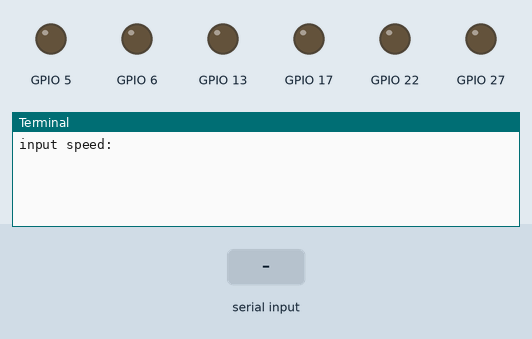
Recording of a program running on a simulated Raspberry Pi (BCM pin numbers). Parts: output pins drawn as LEDs (lit = HIGH), the last lines printed to the terminal. Inputs (shaded band) come from the test bench.

Above: at 1.2 s.
1.3 s: "0" typed at the terminal, then Enter
At 2.3 s:
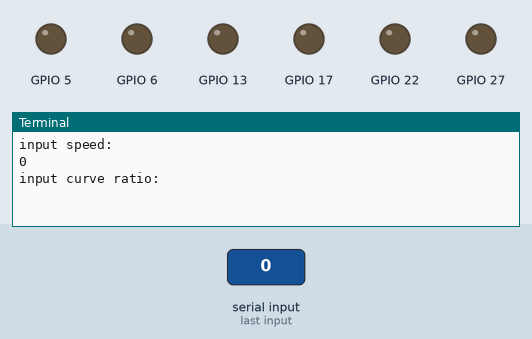
2.8 s: "5" typed at the terminal, then Enter
At 3.4 s:
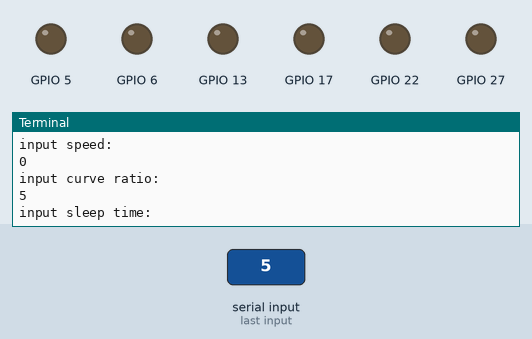
4.3 s: "1" typed at the terminal, then Enter
At 5.1 s:
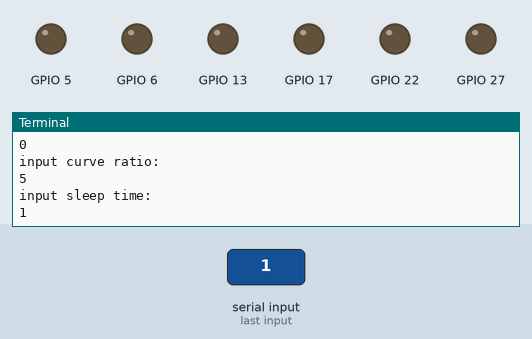

The program:

Motor.py
```python
import RPi.GPIO as GPIO
import threading
from time import sleep


class Motor(threading.Thread):
    # 모터 채널
    MotorA = 0
    MotorB = 1

    def __init__(self, client):
        super().__init__()
        self.client = client
        self.pinList = None
        self.motorA = None
        self.motorB = None

    def setup(self, ENA=13, IN1=6, IN2=5, ENB=17, IN3=22, IN4=27):
        # 모터 핀 OUTPUT 설정
        self.pinList = [ENA, IN1, IN2, ENB, IN3, IN4]
        for pin in self.pinList:
            GPIO.setup(pin, GPIO.OUT)

        # 모터 제어 파라미터 저장, 100kHz로 PWM 동작
        self.motorA = [GPIO.PWM(self.pinList[0], 100), self.pinList[1], self.pinList[2]]
        self.motorB = [GPIO.PWM(self.pinList[3], 100), self.pinList[4], self.pinList[5]]
        # PWM 멈춤
        self.motorA[0].start(0)
        self.motorB[0].start(0)

    # 모터 종료
    def cleanup(self):
        for pin in self.pinList:
            GPIO.cleanup(pin)

    # 모터 제어 함수
    def setMotor(self, motorNum, speed):
        # 설정할 모터 가져오기
        if motorNum:  # motorB
            motor = self.motorB
        else:  # motorA
            motor = self.motorA

        # 입력값 제한
        if speed > 100:
            speed = 100
        elif speed < -100:
            speed = -100

        # 모터 속도 제어 PWM
        motor[0].ChangeDutyCycle(abs(speed))

        # 모터 회전 방향 제어
        if speed == 0:  # 정지
            GPIO.output(motor[1], GPIO.LOW)
            GPIO.output(motor[2], GPIO.LOW)

        elif speed > 0:  # 전진
            GPIO.output(motor[1], GPIO.HIGH)
            GPIO.output(motor[2], GPIO.LOW)

        else:  # 후진
            GPIO.output(motor[1], GPIO.LOW)
            GPIO.output(motor[2], GPIO.HIGH)

    # 정지
    def stop(self):
        self.setMotor(Motor.MotorA, 0)
        self.setMotor(Motor.MotorB, 0)

    # 이동
    def move(self, speed, leftRatio=1.0, rightRatio=1.0):
        # 입력값 제한
        if abs(speed) < 0.01:
            self.stop()
        else:
            if not leftRatio:
                leftRatio = 1.0
            elif leftRatio > 1:
                leftRatio = 1.0
            elif leftRatio < -1:
                leftRatio = -1.0
            if not rightRatio:
                rightRatio = 1.0
            elif rightRatio > 1:
                rightRatio = 1.0
            elif rightRatio < -1:
                rightRatio = -1.0

            self.setMotor(Motor.MotorA, int(speed * leftRatio))
            self.setMotor(Motor.MotorB, int(speed * rightRatio))


# 테스트용 메인 함수
if __name__ == "__main__":
    GPIO.setmode(GPIO.BCM)
    myMotor = Motor(None)
    myMotor.setup()

    mSpeed = int(input("input speed: "))
    mRatio = float(input("input curve ratio: "))
    sleepTime = int(input("input sleep time: "))

    sleep(sleepTime)
    myMotor.move(mSpeed)
    print("전진")
    sleep(sleepTime)
    myMotor.move(-mSpeed)
    print("후진")
    sleep(sleepTime)
    myMotor.move(0.0099)
    print("정지")
    sleep(sleepTime)
    myMotor.move(mSpeed, rightRatio=-1)
    print("제자리 좌회전")
    sleep(sleepTime)
    myMotor.move(mSpeed, leftRatio=-1)
    print("제자리 우회전")
    sleep(sleepTime)
    myMotor.move(mSpeed, rightRatio=0)
    print("좌회전 피봇 턴")
    sleep(sleepTime)
    myMotor.move(mSpeed, leftRatio=0)
    print("우회전 피봇 턴")
    sleep(sleepTime)
    myMotor.move(mSpeed, rightRatio=mRatio)
    print("좌회전")
    sleep(sleepTime)
    myMotor.move(mSpeed, leftRatio=mRatio)
    print("우회전")
    sleep(sleepTime)
    myMotor.stop()
    print("정지")

    GPIO.cleanup()
```

Measured:
- after the input at 1.3 s, the terminal: prints a new line at once (image 1)
- after the input at 2.8 s, the terminal: prints a new line at once (image 2)
- after the input at 4.3 s, the terminal: prints a new line at once (image 3)
